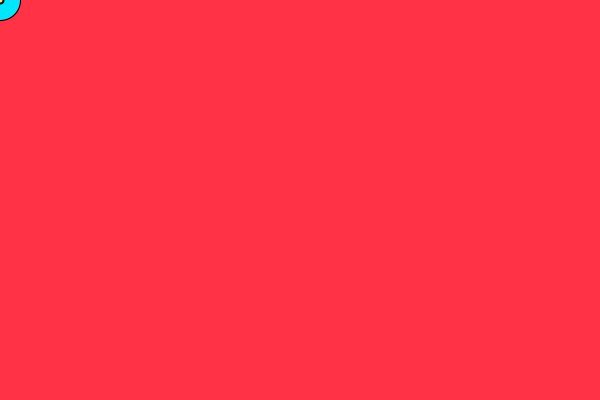
Frame 1 (no input)
Frame 60 (the mouse pressed at the canvas centre just before this capture): identical to frame 1, image omitted
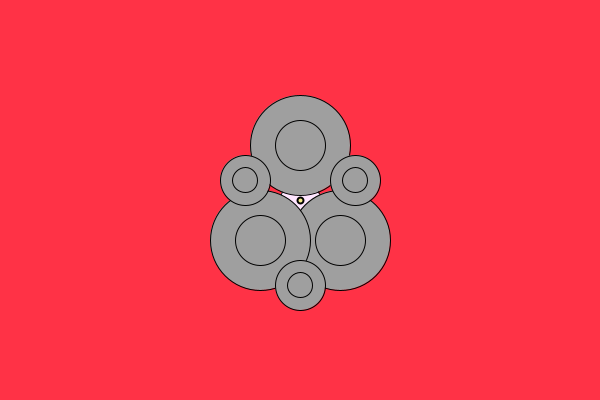
Frame 120 (the mouse held since frame 60 and released just before this capture)

The Processing sketch that drew these frames (run headless with seeded random() and noise(); from frame 60 on, the mouse is pressed at the canvas centre):

// Processing sketch: processing_181731
// ── processing_181731.pde

void setup() {
  size(600,400);
  noCursor();
}
 
 void draw() {
   background(255,50,70);
   stroke(0);
   float pos = 0.5;
   int a = 55;
   int b = 40;
   int c = 20;
 
fill(mouseX,230,255);
ellipse(mouseX,mouseY,b,b);
strokeWeight(2);
fill(245,236,133);
ellipse(mouseX,mouseY,b/6,b/6);

strokeWeight(1);
fill(random(250));
ellipse(mouseX,mouseY-a,mouseY*pos,mouseY*pos);
ellipse(mouseX,mouseY-a,mouseY/4,mouseY/4);
ellipse(mouseX+b,mouseY+b,mouseY*pos,mouseY*pos);
ellipse(mouseX+b,mouseY+b,mouseY/4,mouseY/4);
ellipse(mouseX-b,mouseY+b,mouseY*pos,mouseY*pos);
ellipse(mouseX-b,mouseY+b,mouseY/4,mouseY/4);
ellipse(mouseX-a,mouseY-c,mouseY/4,mouseY/4);
ellipse(mouseX-a,mouseY-c,mouseY/8,mouseY/8);
ellipse(mouseX+a,mouseY-c,mouseY/4,mouseY/4);
ellipse(mouseX+a,mouseY-c,mouseY/8,mouseY/8);
ellipse(mouseX,mouseY+85,mouseY/4,mouseY/4);
ellipse(mouseX,mouseY+85,mouseY/8,mouseY/8);
 }
